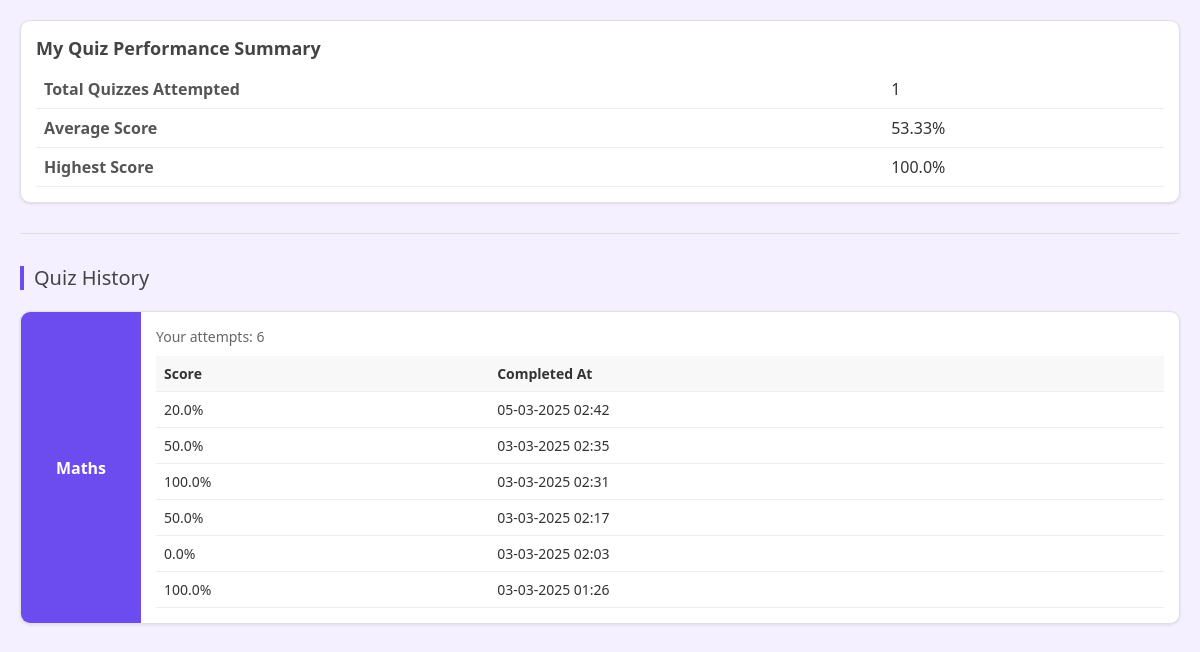
The page /my_quizzes/ (signed in) on the database as committed earlier.
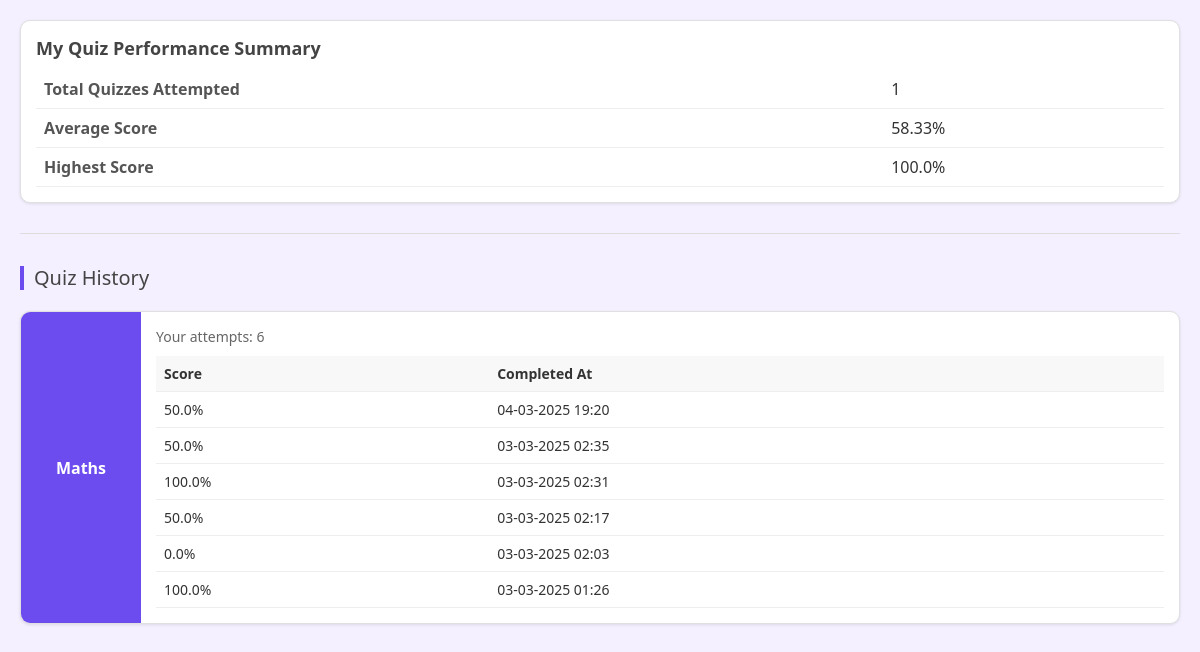
The same page on the database as committed later.
### Quizzes/models.py (models this page shows, shortened)
class StudentQuizAttempt(models.Model):
    student = models.ForeignKey(Student, on_delete=models.CASCADE)
    quiz = models.ForeignKey(Quiz, on_delete=models.CASCADE)
    score = models.FloatField()
    completed_at = models.DateTimeField(auto_now_add=True)

class Quiz(models.Model):
    title = models.CharField(max_length=255)
    educator = models.ForeignKey(Educator, on_delete=models.CASCADE)
    created_at = models.DateTimeField(auto_now_add=True)
    subject = models.CharField(max_length=100, default='General')

### Students/views.py (the view)
# urls.py: path('my_quizzes/', views.my_quizzes, name='my_quizzes'),
def my_quizzes(request):
    print("My Quizzes View Accessed")
    student = Student.objects.get(user=request.user)
    selected_subject = request.GET.get('subject')
    attempts = (
        StudentQuizAttempt.objects
        .filter(student=student)
        .select_related('quiz')
        .order_by('quiz__title', '-completed_at')
    )
    if selected_subject:
        attempts = attempts.filter(quiz__subject__name=selected_subject)
    total_quizzes_attempted = len(set(attempt.quiz_id for attempt in attempts))
    average_score = attempts.aggregate(Avg('score'))['score__avg'] or 0
    highest_score = attempts.aggregate(Max('score'))['score__max'] or 0
    quizzes = {}
    for attempt in attempts:
        quiz_title = attempt.quiz.title
        if quiz_title not in quizzes:
            quizzes[quiz_title] = []
        quizzes[quiz_title].append(attempt)
    context = {
        'quizzes': quizzes,
        'total_quizzes_attempted': total_quizzes_attempted,
        'average_score': round(average_score, 2),
        'highest_score': highest_score,
        'selected_subject': selected_subject,  # Pass selected subject (if any)
        'no_attempts_message': 'No quizzes attempted for this subject. Start now!' if selected_subject and not attempts else None
    }
    return render(request, 'students/my_quizzes.html', context)

### templates/students/my_quizzes.html (shortened to what this page needs)
<!DOCTYPE html>
<html lang="en">
<head>
</head>
<body>
<div class="summary-card">
    <div class="summary-title">My Quiz Performance Summary</div>
    <table class="summary-table">
        <tr>
            <th>Total Quizzes Attempted</th>
            <td>{{ total_quizzes_attempted }}</td>
        </tr>
        <tr>
            <th>Average Score</th>
            <td>{{ average_score }}%</td>
        </tr>
        <tr>
            <th>Highest Score</th>
            <td>{{ highest_score }}%</td>
        </tr>
    </table>
</div>
<hr>
<div class="quiz-history-title">Quiz History</div>
{% if quizzes %}
    <div class="quiz-grid">
        {% for quiz_title, attempts in quizzes.items %}
            <div class="quiz-card">
                <div class="quiz-subject">{{ quiz_title }}</div>
                <div class="quiz-info">
                    <div class="attempts-info">Your attempts: {{ attempts|length }}</div>
                    <table class="quiz-attempts-table">
                        <thead>
                            <tr>
                                <th>Score</th>
                                <th>Completed At</th>
                            </tr>
                        </thead>
                        <tbody>
                            {% for attempt in attempts %}
                                <tr>
                                    <td>{{ attempt.score }}%</td>
                                    <td>{{ attempt.completed_at|date:"d-m-Y H:i" }}</td>
                                </tr>
                            {% endfor %}
                        </tbody>
                    </table>
                </div>
            </div>
        {% endfor %}
    </div>
{% endif %}
</body>
</html>

Rows that differ between the two databases and show on the page:
changed StudentQuizAttempt "Maths": score "20.0" → "50.0"; completed_at "05-03-2025 02:42" → "04-03-2025 19:20"
Other text that changed with them:
{{ average_score }}: "53.33" → "58.33"
